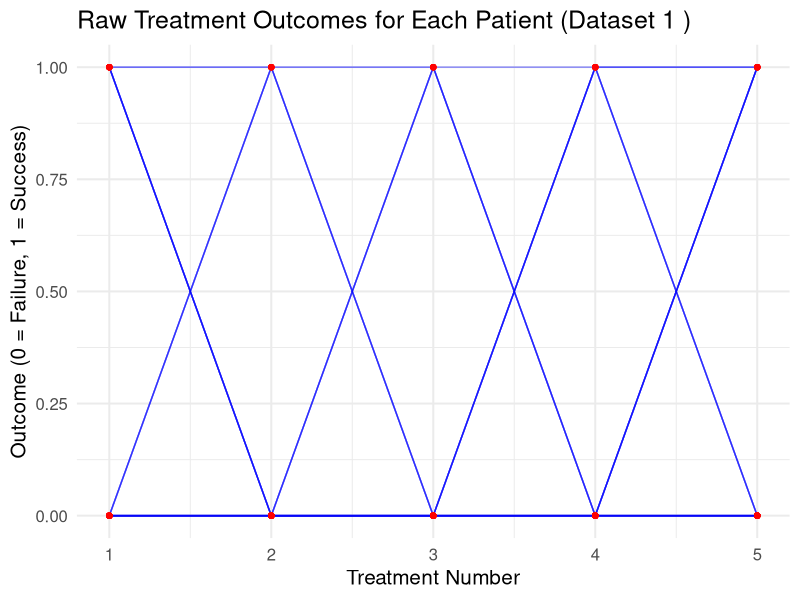
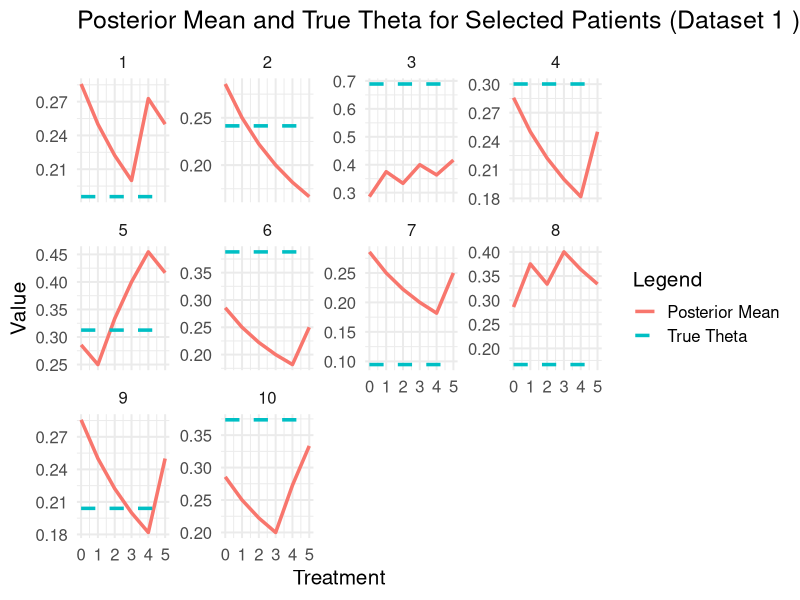
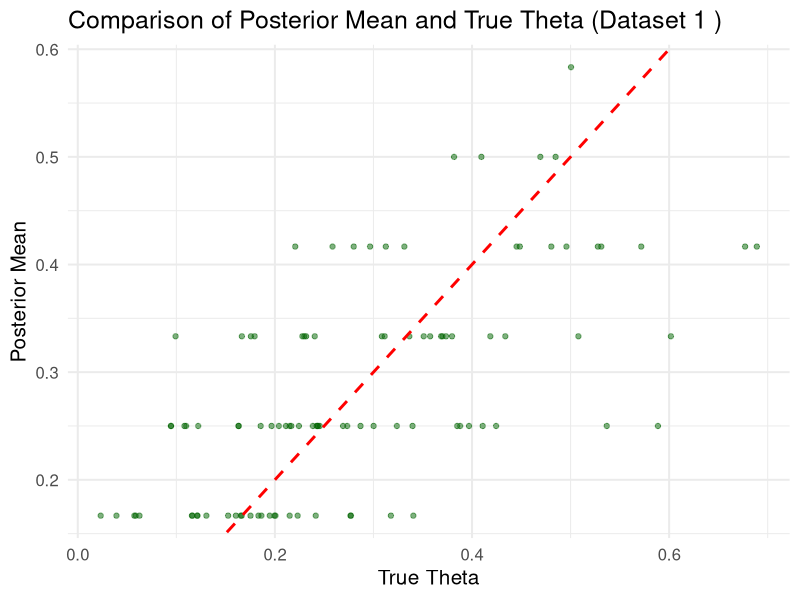
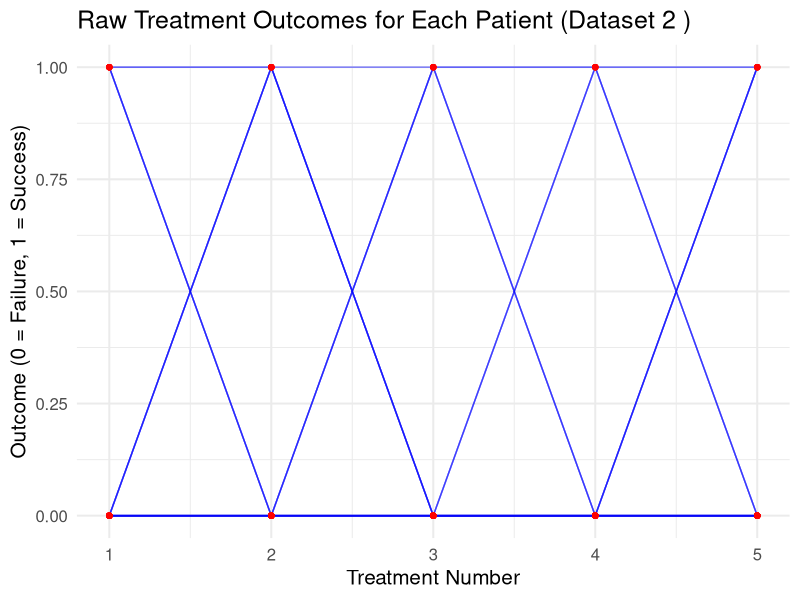
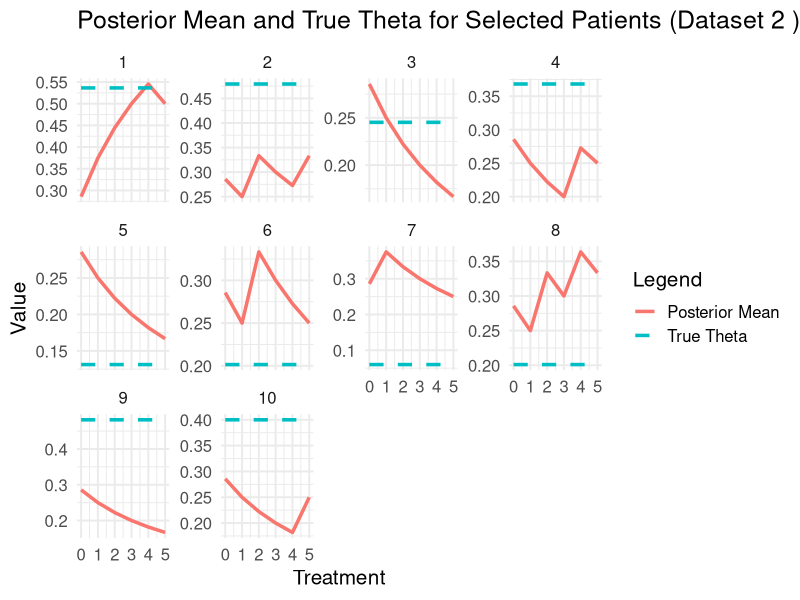
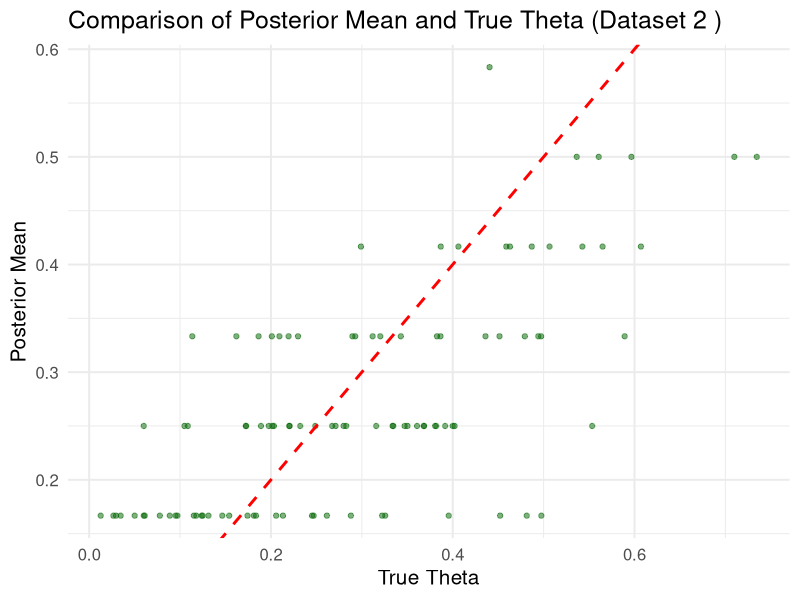
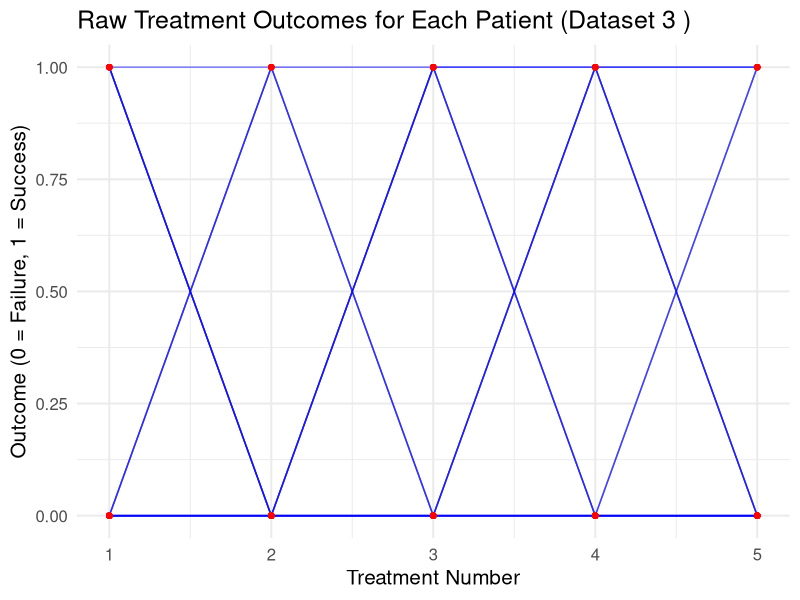
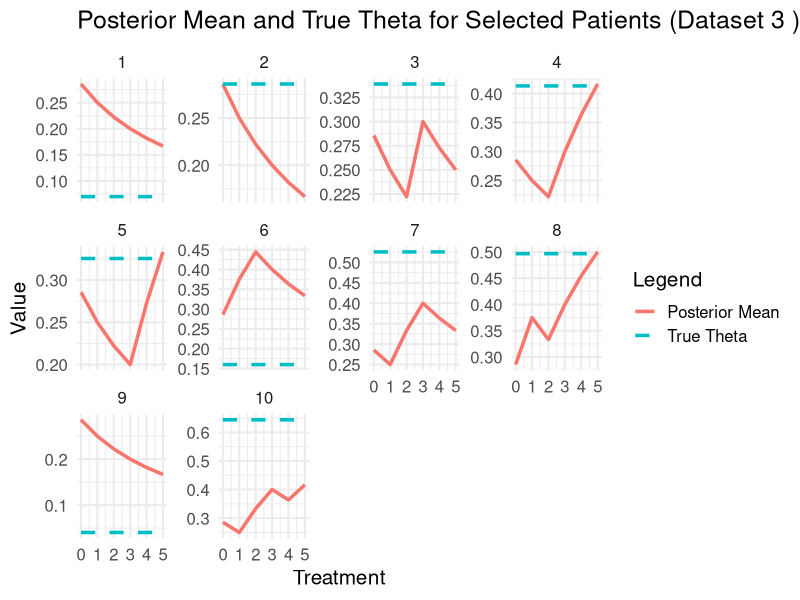

Recreate these plots in R, in order.
# Load necessary libraries
library(MCMCpack)  # For Beta distribution functions
library(ggplot2)   # For plotting
library(dplyr)     # For data manipulation
library(tidyr)     # For data reshaping

# Function to simulate treatment outcomes
simulate_treatment_outcomes <- function(theta, n_treatments) {
  rbinom(n_treatments, 1, theta)
}

# Function to perform Bayesian updating
bayesian_update <- function(prior_alpha, prior_beta, outcome) {
  if (outcome == 1) {
    prior_alpha <- prior_alpha + 1
  } else {
    prior_beta <- prior_beta + 1
  }
  return(c(prior_alpha, prior_beta))
}

# Simulate datasets
set.seed(123)
n_patients <- 100
n_treatments <- 5
n_datasets <- 3  # Number of datasets to simulate

all_datasets <- list()
for (d in 1:n_datasets) {
  true_theta <- rbeta(n_patients, 2, 5)  # True success probabilities for each patient
  treatment_outcomes <- t(sapply(true_theta, simulate_treatment_outcomes, n_treatments = n_treatments))
  all_datasets[[d]] <- list(true_theta = true_theta, treatment_outcomes = treatment_outcomes)
}

# Initialize prior parameters for Beta distribution
alpha_0 <- 2
beta_0 <- 5

# Loop through each dataset and perform Bayesian updating
results <- list()
for (d in 1:n_datasets) {
  dataset <- all_datasets[[d]]
  true_theta <- dataset$true_theta
  treatment_outcomes <- dataset$treatment_outcomes

  alpha_post <- matrix(NA, nrow = n_patients, ncol = n_treatments + 1)
  beta_post <- matrix(NA, nrow = n_patients, ncol = n_treatments + 1)
  alpha_post[, 1] <- alpha_0
  beta_post[, 1] <- beta_0

  for (i in 1:n_patients) {
    for (t in 1:n_treatments) {
      outcome <- treatment_outcomes[i, t]
      alpha_beta <- bayesian_update(alpha_post[i, t], beta_post[i, t], outcome)
      alpha_post[i, t + 1] <- alpha_beta[1]
      beta_post[i, t + 1] <- alpha_beta[2]
    }
  }

  posterior_mean <- alpha_post / (alpha_post + beta_post)
  results[[d]] <- list(alpha_post = alpha_post, beta_post = beta_post, posterior_mean = posterior_mean, true_theta = true_theta, treatment_outcomes = treatment_outcomes)
}

# Function to save plots
save_plot <- function(plot, filename) {
  ggsave(filename, plot = plot, width = 10, height = 8)
}

# Plot and save results
for (d in 1:n_datasets) {
  dataset_results <- results[[d]]

  # Create data frame for posterior parameters
  df_posterior <- data.frame(
    Patient = rep(1:n_patients, each = n_treatments + 1),
    Treatment = rep(0:n_treatments, times = n_patients),
    Alpha = as.vector(t(dataset_results$alpha_post)),
    Beta = as.vector(t(dataset_results$beta_post)),
    Posterior_Mean = as.vector(t(dataset_results$posterior_mean)),
    True_Theta = rep(dataset_results$true_theta, each = n_treatments + 1)
  )

  # Plot raw data
  df_outcomes <- as.data.frame(dataset_results$treatment_outcomes)
  df_outcomes <- df_outcomes %>%
    mutate(Patient = row_number()) %>%
    pivot_longer(-Patient, names_to = "Treatment", values_to = "Outcome") %>%
    mutate(Treatment = as.numeric(gsub("V", "", Treatment)))

  plot_raw_data <- ggplot(df_outcomes, aes(x = Treatment, y = Outcome, group = Patient)) +
    geom_line(alpha = 0.1, color = "blue") +
    geom_point(alpha = 0.3, color = "red") +
    labs(title = paste("Raw Treatment Outcomes for Each Patient (Dataset", d, ")"),
         x = "Treatment Number",
         y = "Outcome (0 = Failure, 1 = Success)") +
    theme_minimal(base_size = 15)
  save_plot(plot_raw_data, paste0("raw_data_dataset_", d, ".png"))

  # Plot posterior mean and true theta for the first few patients
  patients_to_plot <- 1:10
  df_subset <- df_posterior %>% filter(Patient %in% patients_to_plot)

  plot_posterior <- ggplot(df_subset, aes(x = Treatment)) +
    geom_line(aes(y = Posterior_Mean, color = "Posterior Mean"), size = 1.2) +
    geom_line(aes(y = True_Theta, color = "True Theta"), linetype = "dashed", size = 1.2) +
    facet_wrap(~ Patient, scales = "free_y") +
    labs(title = paste("Posterior Mean and True Theta for Selected Patients (Dataset", d, ")"),
         y = "Value",
         color = "Legend") +
    theme_minimal(base_size = 15)
  save_plot(plot_posterior, paste0("posterior_mean_true_theta_dataset_", d, ".png"))

  # Plot overall distribution of posterior means vs true theta for the last treatment
  df_final <- df_posterior %>% filter(Treatment == n_treatments)

  plot_comparison <- ggplot(df_final, aes(x = True_Theta, y = Posterior_Mean)) +
    geom_point(alpha = 0.5, color = "darkgreen") +
    geom_abline(slope = 1, intercept = 0, linetype = "dashed", color = "red", size = 1) +
    labs(title = paste("Comparison of Posterior Mean and True Theta (Dataset", d, ")"),
         x = "True Theta",
         y = "Posterior Mean") +
    theme_minimal(base_size = 15)
  save_plot(plot_comparison, paste0("comparison_posterior_true_theta_dataset_", d, ".png"))

  # Create and save summary table for the first few patients
  summary_table <- df_posterior %>%
    filter(Patient %in% patients_to_plot, Treatment == n_treatments) %>%
    select(Patient, Alpha, Beta, True_Theta, Posterior_Mean)
  write.csv(summary_table, paste0("summary_table_dataset_", d, ".csv"), row.names = FALSE)
}

# Reliability Checking: Calculate mean squared error (MSE) between posterior mean and true theta
mse_results <- data.frame(Dataset = integer(), MSE = numeric())
for (d in 1:n_datasets) {
  dataset_results <- results[[d]]
  df_final <- dataset_results$posterior_mean[, n_treatments + 1]
  true_theta <- dataset_results$true_theta
  mse <- mean((df_final - true_theta)^2)
  mse_results <- rbind(mse_results, data.frame(Dataset = d, MSE = mse))
}

print(mse_results)
write.csv(mse_results, "mse_results.csv", row.names = FALSE)
